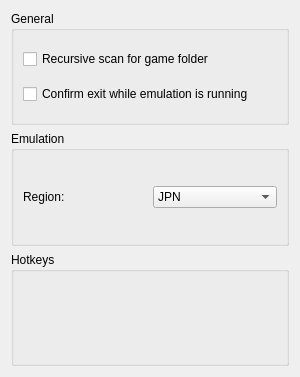
<?xml version="1.0" encoding="UTF-8"?>
<ui version="4.0">
 <class>ConfigureGeneral</class>
 <widget class="QWidget" name="ConfigureGeneral">
  <property name="geometry">
   <rect>
    <x>0</x>
    <y>0</y>
    <width>300</width>
    <height>377</height>
   </rect>
  </property>
  <property name="windowTitle">
   <string>Form</string>
  </property>
  <layout class="QHBoxLayout" name="horizontalLayout">
   <item>
    <layout class="QVBoxLayout" name="verticalLayout">
     <item>
      <widget class="QGroupBox" name="groupBox">
       <property name="title">
        <string>General</string>
       </property>
       <layout class="QHBoxLayout" name="horizontalLayout_3">
        <item>
         <layout class="QVBoxLayout" name="verticalLayout_2">
          <item>
           <widget class="QCheckBox" name="toggle_deepscan">
            <property name="toolTip">
             <string>Scans all folders in the game directory.</string>
            </property>
            <property name="text">
             <string>Recursive scan for game folder</string>
            </property>
           </widget>
          </item>
          <item>
           <widget class="QCheckBox" name="toggle_check_exit">
            <property name="toolTip">
             <string>Prompts the user when exiting Citra.</string>
            </property>
            <property name="text">
             <string>Confirm exit while emulation is running</string>
            </property>
           </widget>
          </item>
         </layout>
        </item>
       </layout>
      </widget>
     </item>
     <item>
      <widget class="QGroupBox" name="groupBox_4">
       <property name="title">
        <string>Emulation</string>
       </property>
       <layout class="QHBoxLayout" name="horizontalLayout_5">
        <item>
         <layout class="QVBoxLayout" name="verticalLayout_6">
          <item>
           <layout class="QHBoxLayout" name="horizontalLayout_6">
            <item>
             <widget class="QLabel" name="label">
              <property name="text">
               <string>Region:</string>
              </property>
             </widget>
            </item>
            <item>
             <widget class="QComboBox" name="region_combobox">
              <property name="toolTip">
               <string>Selects emulated game region.</string>
              </property>
              <item>
               <property name="text">
                <string notr="true">JPN</string>
               </property>
              </item>
              <item>
               <property name="text">
                <string notr="true">USA</string>
               </property>
              </item>
              <item>
               <property name="text">
                <string notr="true">EUR</string>
               </property>
              </item>
              <item>
               <property name="text">
                <string notr="true">AUS</string>
               </property>
              </item>
              <item>
               <property name="text">
                <string notr="true">CHN</string>
               </property>
              </item>
              <item>
               <property name="text">
                <string notr="true">KOR</string>
               </property>
              </item>
              <item>
               <property name="text">
                <string notr="true">TWN</string>
               </property>
              </item>
             </widget>
            </item>
           </layout>
          </item>
         </layout>
        </item>
       </layout>
      </widget>
     </item>
     <item>
      <widget class="QGroupBox" name="groupBox_3">
       <property name="title">
        <string>Hotkeys</string>
       </property>
       <layout class="QHBoxLayout" name="horizontalLayout_4">
        <item>
         <layout class="QVBoxLayout" name="verticalLayout_4">
          <item>
           <widget class="GHotkeysDialog" name="widget" native="true"/>
          </item>
         </layout>
        </item>
       </layout>
      </widget>
     </item>
    </layout>
   </item>
  </layout>
 </widget>
 <customwidgets>
  <customwidget>
   <class>GHotkeysDialog</class>
   <extends>QWidget</extends>
   <header>hotkeys.h</header>
   <container>1</container>
  </customwidget>
 </customwidgets>
 <resources/>
 <connections/>
</ui>
